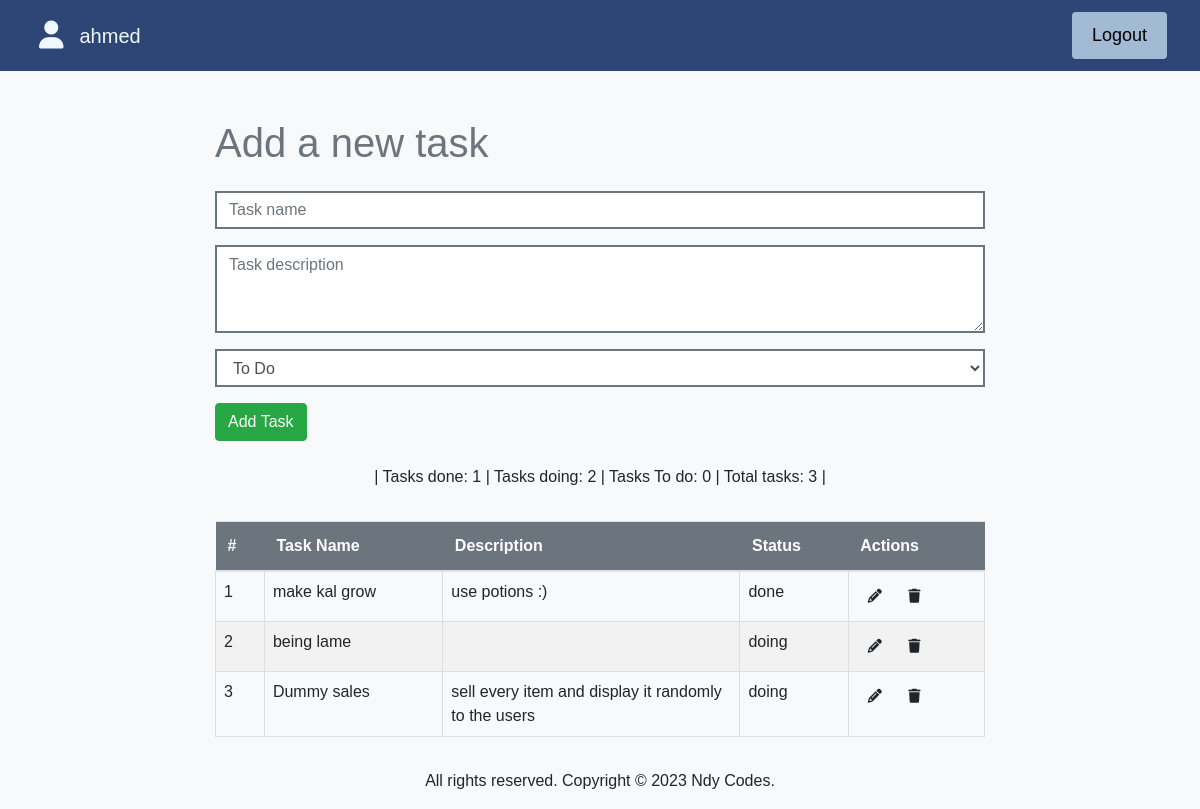
The app's page /home/2/, older data.
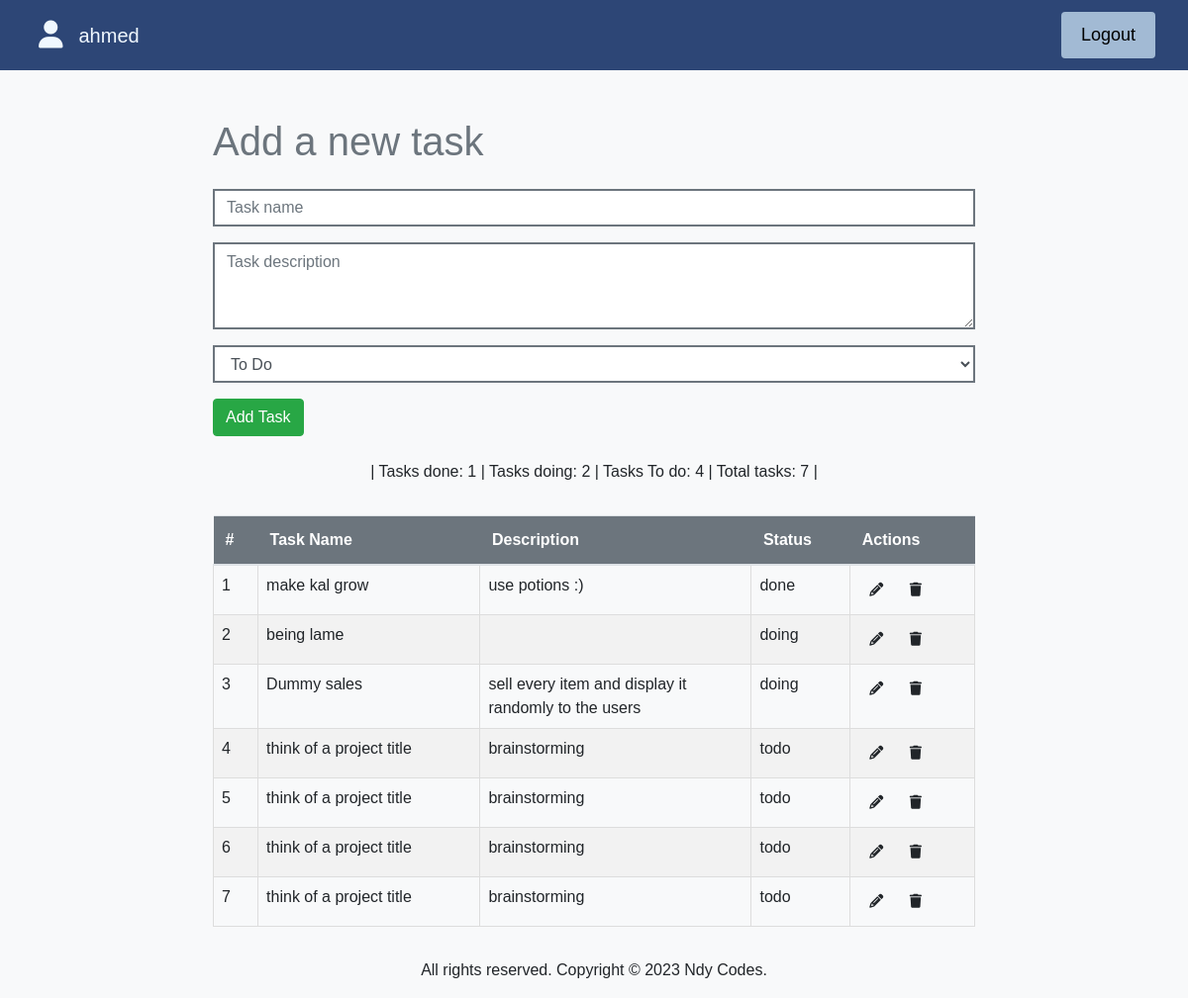
The same page, newer data.
### mylist/models.py (models this page shows, shortened)
class userInfo(models.Model):
   name  = models.CharField(max_length=100)
   email  = models.EmailField()
   password  = models.CharField(max_length=100)

class todo(models.Model):
   userID = models.IntegerField()
   name =models.CharField(max_length=100)
   description = models.TextField()
   status_choices = [
        ('todo', 'To Do'),
        ('doing', 'Doing'),
        ('done', 'Done'),
    ]
   status = models.CharField(max_length=10, choices=status_choices, default='todo', )

### mylist/views.py (the view, shortened to what this page needs)
# urls.py: 2. Add a URL to urlpatterns:  path('', views.home, name='home')
def home(request, id):
    tasks = todo.objects.filter(userID=id)
    done_tasks = tasks.filter(status='done').count()
    tasks_doing = tasks.filter(status='doing').count()
    tasks_todo = tasks.filter(status='todo').count()
    user = userInfo.objects.filter(id=id).first()
    data={
        'id': id,
        'tasks': tasks,
        'done_tasks':done_tasks,
        'tasks_doing':tasks_doing,
        'tasks_todo':tasks_todo,
        'info':user,
    }
    return render(request, 'index.html', data)

### mylist/templates/index.html (shortened to what this page needs)
{% load static %}
<!DOCTYPE html>
<html lang="en">
<head>
    <link rel="stylesheet" href="https://stackpath.bootstrapcdn.com/bootstrap/4.5.2/css/bootstrap.min.css">
    <link rel="stylesheet" href="{%static 'css/style.css'%}">
    <link rel="stylesheet" href="{%static 'css/index.css'%}">
</head>
<body>
    {% include "header.html" %}
    <div class="container mt-5">
        <h1 class="mb-4">Add a new task</h1>
        <form method="post" class="mt-4">
            <div class="form-group">
                <input type="text" name="name" class="form-control" placeholder="Task name" required>
            </div>
            <div class="form-group">
                <textarea name="description" class="form-control" placeholder="Task description" rows="3" cols="40"></textarea>
            </div>
            <div class="form-group">
                <select name="status" class="form-control">
                    <option value="todo">To Do</option>
                </select>
            </div>
            <button type="submit" class="btn btn-success">Add Task</button>
        </form>
         <ul class="list-group mt-4">
            <p class="text-center">|  Tasks done: {{ done_tasks }} |   Tasks doing: {{ tasks_doing }} |  Tasks To do: {{ tasks_todo }} | Total tasks: {{ tasks.count }} |</p>
            <table class="table">
                <thead>
                    <tr>
                        <th>#</th>
                        <th>Task Name</th>
                        <th>Description</th>
                        <th>Status</th>
                        <th>Actions</th>
                    </tr>
                </thead>
                <tbody>
                    {% for task in tasks %}
                        <tr>
                            <td>{{ forloop.counter }}</td>
                            <td>{{ task.name }}</td>
                            <td style="max-width: 200px;">{{ task.description }}</td>
                            <td>{{ task.status }}</td>
                            <td>
                                <a href="{% url 'edit_task' id task.id %}" class="btn btn-sm"><i class="fa-solid fa-pencil"></i></a>
                                <a href="{% url 'delete_task' id task.id %}" class="btn btn-sm "><i class="fa-solid fa-trash"></i></a>
                            </td>
                        </tr>
                    {% empty %}
                        <tr>
                            <td colspan="5">No tasks yet.</td>
                        </tr>
                    {% endfor %}
                </tbody>
            </table>
        </ul>
    </div>
    {% include "footer.html" %}
</body>
</html>

### mylist/templates/header.html
<header>
    <nav class="navbar bg-body-tertiary">
        <div class="container-fluid">
          <div class="d-flex align-items-center ">
            <h3 class="m-2"><i class="fa-solid fa-user"></i></h3>
            <h5 class="m-2"> {{info.name}}</h5>
          </div>
          <a class="btn btn-primary" href="{%url 'login'%}">
            Logout
          </a>
        </div>
      </nav>
</header>

### mylist/templates/footer.html
<footer class="mt-3 text-center">
    <p>All rights reserved. Copyright © 2023 Ndy Codes.</p>
  </footer>

### mylist/static/css/style.css (style rules this page uses)
header { font-family:Arial, Helvetica, sans-serif; background-color:rgb(45, 70, 118); }
h5,h3 { color:aliceblue; }
.btn-primary { background-color: #a2bad4; border: none; color: #000000; padding: 10px 20px; text-align: center; text-decoration: none; display: inline-block; font-size: 18px; font-weight: 200; margin: 4px 2px; transition-duration: 0.4s; cursor: pointer; }

### mylist/static/css/index.css (style rules this page uses)
body { font-family: Arial, Helvetica, sans-serif; background-color: #f8f9fa; }
.container { max-width: 800px; margin: auto; }
h1 { color: #6c757d; font-size: 2.5em; }
.form-control { border-radius: 0; border: 2px solid #6c757d; }
.form-group textarea { max-height: 150px; }
.btn-success { background-color: #28a745; border-color: #28a745; color: #fff; }
.table { border-collapse: collapse; }
.table th { background-color: #6c757d; color: #fff; }
.table td { border: 1px solid #ddd; padding: 8px; }
.table tr:nth-child(even) { background-color: #f2f2f2; }
.btn-sm { padding: 5px 10px; font-size: 0.875rem; line-height: 1.5; border-radius: 0.2rem; }

Row changes from the older to the newer data that the page shows:
added todo: name "think of a project title", description "brainstorming", status "todo"
added todo: name "think of a project title", description "brainstorming", status "todo"
added todo: name "think of a project title", description "brainstorming", status "todo"
added todo: name "think of a project title", description "brainstorming", status "todo"
Text that changed along with them:
{{ tasks_todo }}: "0" → "4"
{{ tasks.count }}: "3" → "7"
